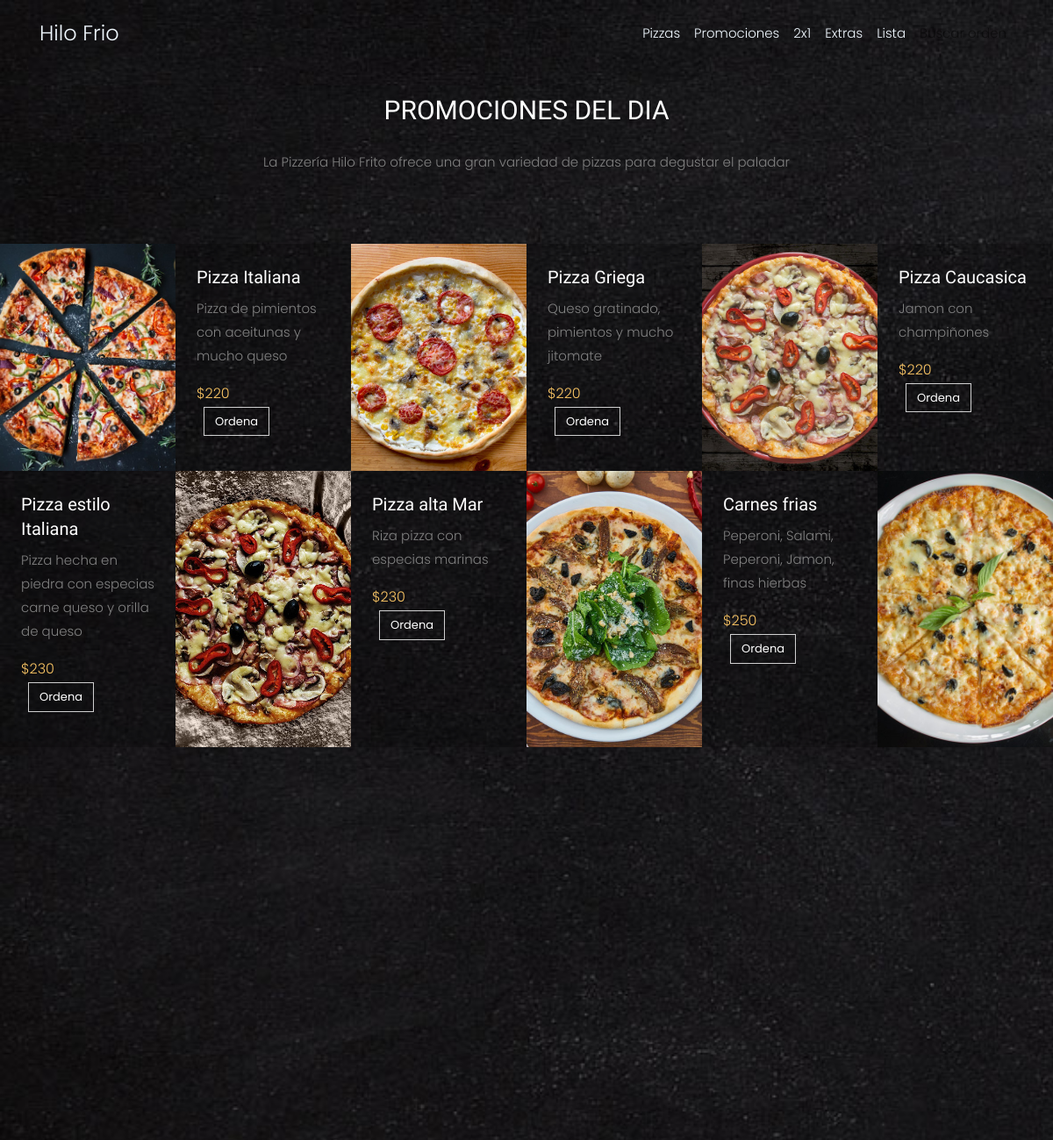
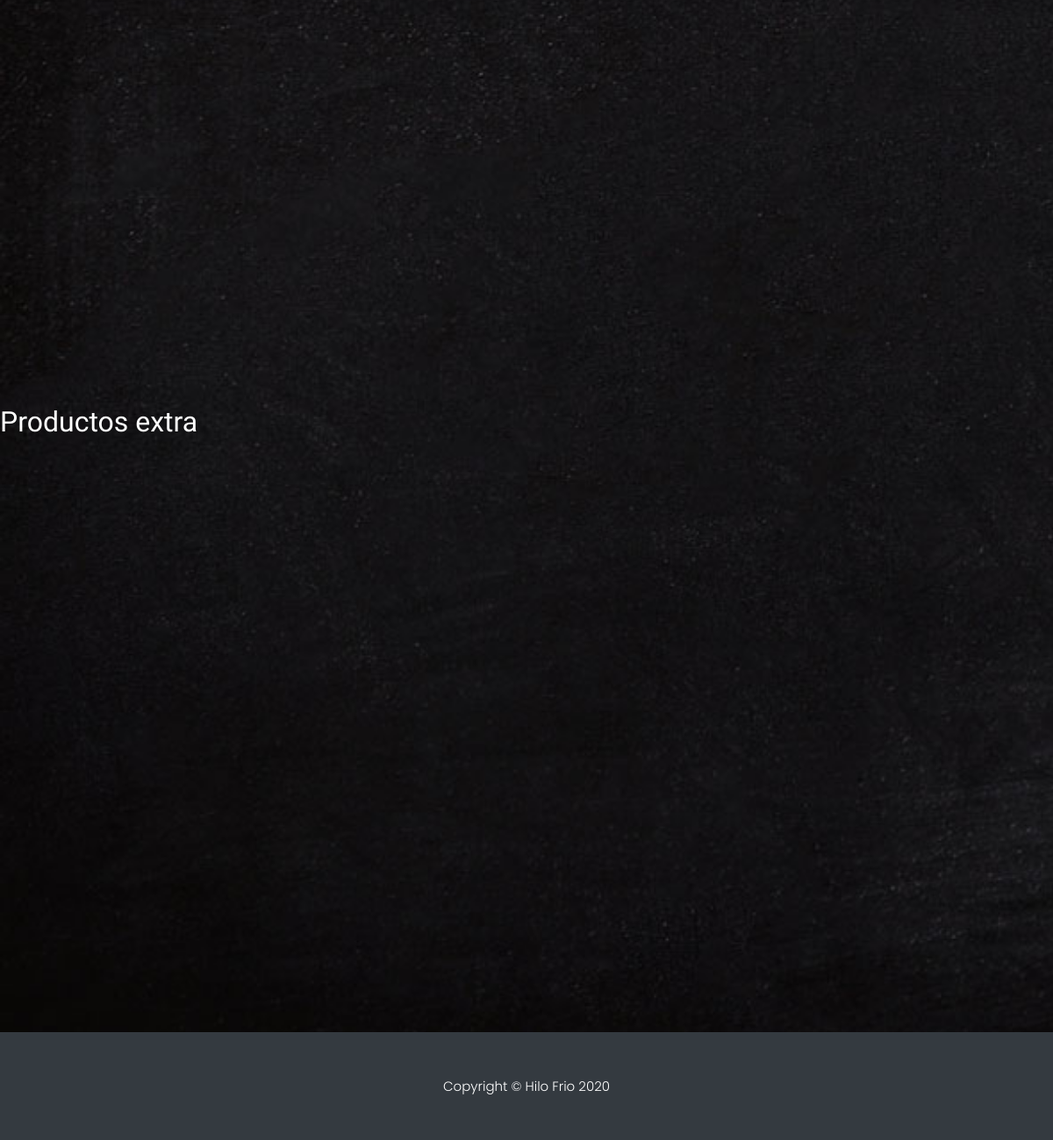
The page /Pizzeria/promosiones.php on the database its author committed (2 pictures, top to bottom).
### tables this page shows
CREATE TABLE `pizza` (
  `id_pizza` int(11) NOT NULL,
  `nombre` varchar(100) NOT NULL,
  `precio` int(11) NOT NULL,
  `caracteristicas` text NOT NULL
);

### Pizzeria/promosiones.php (the view, shortened to what this page needs)
<?php
	include('php/conexion.php');
?>
<!DOCTYPE html>
<html lang="es-en">
  <head>
    <link rel="stylesheet" href="css/open-iconic-bootstrap.min.css">
    <link rel="stylesheet" href="css/animate.css">
    <link rel="stylesheet" href="css/owl.carousel.min.css">
    <link rel="stylesheet" href="css/owl.theme.default.min.css">
    <link rel="stylesheet" href="css/magnific-popup.css">
    <link rel="stylesheet" href="css/aos.css">
    <link rel="stylesheet" href="css/ionicons.min.css">
    <link rel="stylesheet" href="css/bootstrap-datepicker.css">
    <link rel="stylesheet" href="css/jquery.timepicker.css">
    <link rel="stylesheet" href="css/flaticon.css">
    <link rel="stylesheet" href="css/icomoon.css">
    <link rel="stylesheet" href="css/style.css">
  </head>
  <body>
    <nav class="navbar navbar-expand-lg navbar-light fixed-top py-3" id="mainNav">
        <div class="container">
            <a class="navbar-brand js-scroll-trigger" href="index.php"  style="color: aliceblue;">Hilo Frio</a>
            <div class="collapse navbar-collapse" id="navbarResponsive">
                <ul class="navbar-nav ml-auto my-2 my-lg-0">
					<li class="nav-item"><a class="nav-link js-scroll-trigger" href="pizzas.php" style="color: aliceblue;">Pizzas</a></li>
					<li class="nav-item"><a class="nav-link js-scroll-trigger" href="#promociones" style="color: aliceblue;">Promociones</a></li>
					<li class="nav-item"><a class="nav-link js-scroll-trigger" href="#dosxuno" style="color: aliceblue;">2x1</a></li>
					<li class="nav-item"><a class="nav-link js-scroll-trigger" href="#Extras" style="color: aliceblue;">Extras</a></li>
					<li class="nav-item"><a class="nav-link js-scroll-trigger" href="detalles/compra.php" style="color: aliceblue;">Lista</a></li>
					<li class="nav-item"><a class="nav-link js-scroll-trigger" href="busca.php">Buscar orden</a></li>
                </ul>
            </div>
        </div>
    </nav>
		<section class="ftco-section" id="promociones">
    	<div class="container">
    		<div class="row justify-content-center mb-5 pb-3">
          <div class="col-md-7 heading-section ftco-animate text-center">
            <h2 class="mb-4">Promociones del dia</h2>
            <p>La Pizzería Hilo Frito ofrece una gran variedad de pizzas para degustar el paladar
			</p>
          </div>
        </div>
    	</div>
    	<div class="container-wrap">
    		<div class="row no-gutters d-flex">
				<?php
					$query1_pizza="SELECT * FROM pizza WHERE nombre LIKE 'Pizza Italiana'";
					$resultado1_pizza=$mysqli->query($query1_pizza);
					if($resultado1_pizza->num_rows > 0){
					  $fila1_pizza=$resultado1_pizza->fetch_assoc();
					  $nombre_pizza1=$fila1_pizza['nombre'];
					  $precio_pizza1=$fila1_pizza['precio'];
					  $caracteristicas_pizza1=$fila1_pizza['caracteristicas'];
				?>
    			<div class="col-lg-4 d-flex ftco-animate">
    				<div class="services-wrap d-flex">
    					<a href="#" class="img" style="background-image: url(images/pizza-1.jpg);"></a>
    					<div class="text p-4">
    						<h3>
								<?php
									echo($nombre_pizza1);
								?>
							</h3>
    						<p>
								<?php
									echo($caracteristicas_pizza1);
								?>
							</p>
    						<p class="price">
								<span>
									<?php
										echo("$".$precio_pizza1);
									?>
								</span>
								<form action="detalles/editarPizza.php" method="post">
									<input type="submit" name="boton" class="ml-2 btn btn-white btn-outline-white" value="Ordena">
								</form>
							</p>
    					</div>
    				</div>
    			</div>
				<?php
					}else{
						echo ("<h1>Pizza no disponible</h1>");
					}
					$query2_pizza="SELECT * FROM pizza WHERE nombre LIKE 'Pizza Griega'";
					$resultado2_pizza=$mysqli->query($query2_pizza);
					if($resultado2_pizza->num_rows > 0){
					  $fila2_pizza=$resultado2_pizza->fetch_assoc();
					  $nombre_pizza2=$fila2_pizza['nombre'];
					  $precio_pizza2=$fila2_pizza['precio'];
					  $caracteristicas_pizza2=$fila2_pizza['caracteristicas'];
				?>
    			<div class="col-lg-4 d-flex ftco-animate">
    				<div class="services-wrap d-flex">
    					<a href="#" class="img" style="background-image: url(images/pizza-2.jpg);"></a>
    					<div class="text p-4">
    						<h3>
								<?php
									echo($nombre_pizza2);
								?>
							</h3>
    						<p>
								<?php
									echo($caracteristicas_pizza2);
								?>
							</p>
    						<p class="price">
								<span>
									<?php
										echo("$".$precio_pizza2);
									?>
								</span>
								<form action="detalles/editarPizza.php" method="post">
									<input type="submit" name="boton" class="ml-2 btn btn-white btn-outline-white" value="Ordena">
								</form>
							</p>
    					</div>
    				</div>
    			</div>
				<?php
					}else{
						echo ("<h1>Pizza no disponible</h1>");
					}
					$query3_pizza="SELECT * FROM pizza WHERE nombre LIKE 'Pizza Caucasica'";
					$resultado3_pizza=$mysqli->query($query3_pizza);
					if($resultado3_pizza->num_rows > 0){
					  $fila3_pizza=$resultado3_pizza->fetch_assoc();
					  $nombre_pizza3=$fila3_pizza['nombre'];
					  $precio_pizza3=$fila3_pizza['precio'];
					  $caracteristicas_pizza3=$fila3_pizza['caracteristicas'];
				?>
    			<div class="col-lg-4 d-flex ftco-animate">
    				<div class="services-wrap d-flex">
    					<a href="#" class="img" style="background-image: url(images/pizza-3.jpg);"></a>
    					<div class="text p-4">
    						<h3>
								<?php
									echo($nombre_pizza3);
								?>
							</h3>
    						<p>
								<?php
									echo($caracteristicas_pizza3);
								?>
							</p>
    						<p class="price">
								<span>
									<?php
										echo("$".$precio_pizza3);
									?>
								</span>
								<form action="detalles/editarPizza.php" method="post">
									<input type="submit" name="boton" class="ml-2 btn btn-white btn-outline-white" value="Ordena">
								</form>
							</p>
    					</div>
    				</div>
    			</div>
				<?php
					}else{
						echo ("<h1>Pizza no disponible</h1>");
					}
					$query4_pizza="SELECT * FROM pizza WHERE nombre LIKE 'Pizza estilo Italiana'";
					$resultado4_pizza=$mysqli->query($query4_pizza);
					if($resultado4_pizza->num_rows > 0){
					  $fila4_pizza=$resultado4_pizza->fetch_assoc();
					  $nombre_pizza4=$fila4_pizza['nombre'];
					  $precio_pizza4=$fila4_pizza['precio'];
					  $caracteristicas_pizza4=$fila4_pizza['caracteristicas'];
				?>
    			<div class="col-lg-4 d-flex ftco-animate">
    				<div class="services-wrap d-flex">
    					<a href="#" class="img order-lg-last" style="background-image: url(images/pizza-4.jpg);"></a>
    					<div class="text p-4">
    						<h3>
								<?php
									echo($nombre_pizza4);
								?>
							</h3>
    						<p>
								<?php
									echo($caracteristicas_pizza4);
								?>
							</p>
    						<p class="price">
								<span>
									<?php
										echo("$".$precio_pizza4);
									?>
								</span>
								<form action="detalles/editarPizza.php" method="post">
									<input type="submit" name="boton" class="ml-2 btn btn-white btn-outline-white" value="Ordena">
								</form>
							</p>
    					</div>
    				</div>
    			</div>
				<?php
					}else{
						echo ("<h1>Pizza no disponible</h1>");
					}
					$query5_pizza="SELECT * FROM pizza WHERE nombre LIKE 'Pizza alta Mar'";
					$resultado5_pizza=$mysqli->query($query5_pizza);
					if($resultado5_pizza->num_rows > 0){
					  $fila5_pizza=$resultado5_pizza->fetch_assoc();
					  $nombre_pizza5=$fila5_pizza['nombre'];
					  $precio_pizza5=$fila5_pizza['precio'];
					  $caracteristicas_pizza5=$fila5_pizza['caracteristicas'];
				?>
    			<div class="col-lg-4 d-flex ftco-animate">
    				<div class="services-wrap d-flex">
    					<a href="#" class="img order-lg-last" style="background-image: url(images/pizza-5.jpg);"></a>
    					<div class="text p-4">
    						<h3>
								<?php
									echo($nombre_pizza5);
								?>
							</h3>
    						<p>
								<?php
									echo($caracteristicas_pizza5);
								?>
							</p>
    						<p class="price">
								<span>
									<?php
										echo("$".$precio_pizza5);
									?>
								</span>
								<form action="detalles/editarPizza.php" method="post">
									<input type="submit" name="boton" class="ml-2 btn btn-white btn-outline-white" value="Ordena">
								</form>
							</p>
    					</div>
    				</div>
    			</div>
				<?php
					}else{
						echo ("<h1>Pizza no disponible</h1>");
					}
					$query6_pizza="SELECT * FROM pizza WHERE nombre LIKE 'Carnes frias'";
					$resultado6_pizza=$mysqli->query($query6_pizza);
					if($resultado6_pizza->num_rows > 0){
					  $fila6_pizza=$resultado6_pizza->fetch_assoc();
					  $nombre_pizza6=$fila6_pizza['nombre'];
					  $precio_pizza6=$fila6_pizza['precio'];
					  $caracteristicas_pizza6=$fila6_pizza['caracteristicas'];
				?>
    			<div class="col-lg-4 d-flex ftco-animate">
    				<div class="services-wrap d-flex">
    					<a href="#" class="img order-lg-last" style="background-image: url(images/pizza-6.jpg);"></a>
    					<div class="text p-4">
    						<h3>
								<?php
									echo($nombre_pizza6);
								?>
							</h3>
    						<p>
								<?php
									echo($caracteristicas_pizza6);
								?>
							</p>
    						<p class="price">
								<span>
									<?php
										echo("$".$precio_pizza6);
									?>
								</span>
								<form action="detalles/editarPizza.php" method="post">
									<input type="submit" name="boton" class="ml-2 btn btn-white btn-outline-white" value="Ordena">
								</form>
							</p>
    					</div>
    				</div>
    			</div>
    		</div>
    	</div>
		<?php
			}else{
				echo ("<h1>Pizza no disponible</h1>");
			}
		?>
    	<div class="container" id="dosxuno">
    		<div class="row justify-content-center mb-5 pb-3 mt-5 pt-5">
        </div>
        <div class="row">
        	<div class="col-md-6">
        	</div>
        	<div class="col-md-6">
        	</div>
        </div>
    	</div>
    </section>
    <section class="ftco-menu" id="Extras">
        <h2 class="mb-4">Productos extra</h2>
    	<div class="container-fluid">
    		<div class="row d-md-flex">
		    </div>
    	</div>
    </section>
   <footer class="py-5 bg-dark">
    <div class="container">
      <p class="m-0 text-center text-white">Copyright &copy; Hilo Frio 2020</p>
    </div>
  </footer>
  </body>
</html>

### rows shown on the page
pizza: nombre "Pizza Italiana", caracteristicas "Pizza de pimientos con aceitunas y mucho queso", precio "220"
pizza: nombre "Pizza Griega", caracteristicas "Queso gratinado, pimientos y mucho jitomate", precio "220"
pizza: nombre "Pizza Caucasica", caracteristicas "Jamon con champiñones", precio "220"
pizza: nombre "Pizza estilo Italiana", caracteristicas "Pizza hecha en piedra con especias carne queso y orilla de queso", precio "230"
pizza: nombre "Pizza alta Mar", caracteristicas "Riza pizza con especias marinas", precio "230"
pizza: nombre "Carnes frias", caracteristicas "Peperoni, Salami, Peperoni, Jamon, finas hierbas", precio "250"
